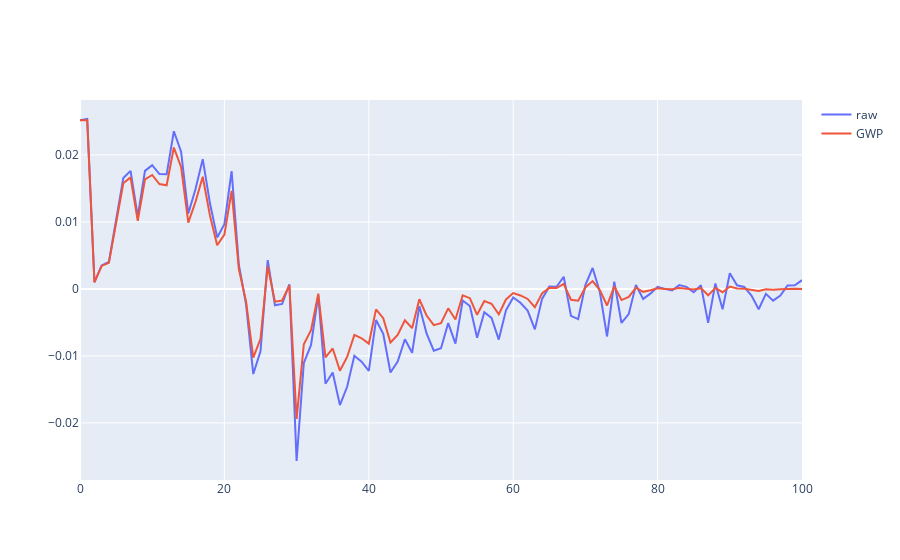

This figure's notebook cell:
### Code cell
# dynamic GWP based on Cherubini and Peters (2011):  https://onlinelibrary.wiley.com/doi/full/10.1111/j.1757-1707.2011.01102.x
# implementation of convolution (pasing GWP over annual fluxes)
dynamic_AGWP_100 = np.flip(AGWP[0:101]) * net_annual_carbon_flux[0:101]
dynamic_GWP_100 = dynamic_AGWP_100 / AGWP_CO2(100)
fig.add_trace(go.Scatter(y=dynamic_GWP_100, name='GWP'))
